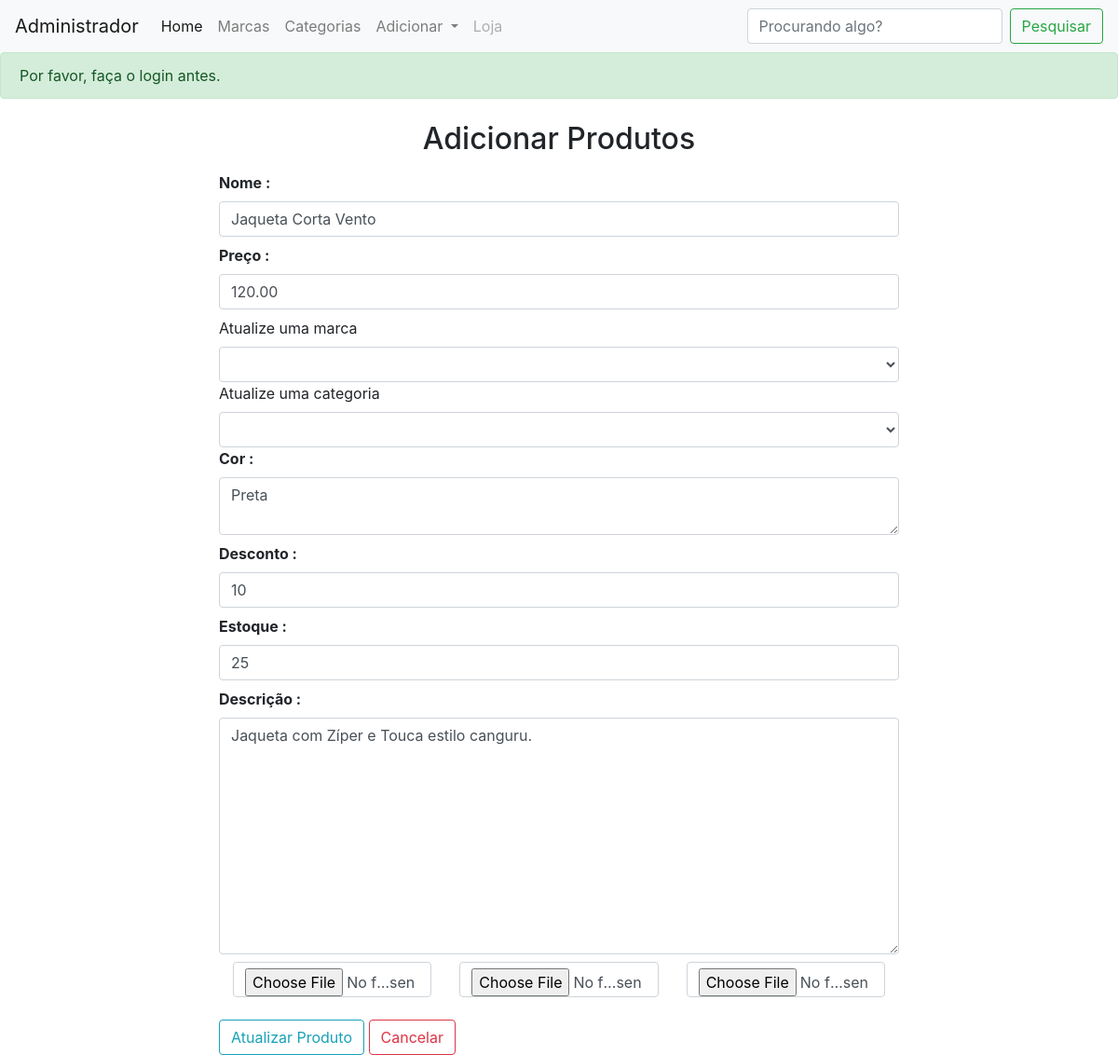
The app's page /updateproduto/1, older data.
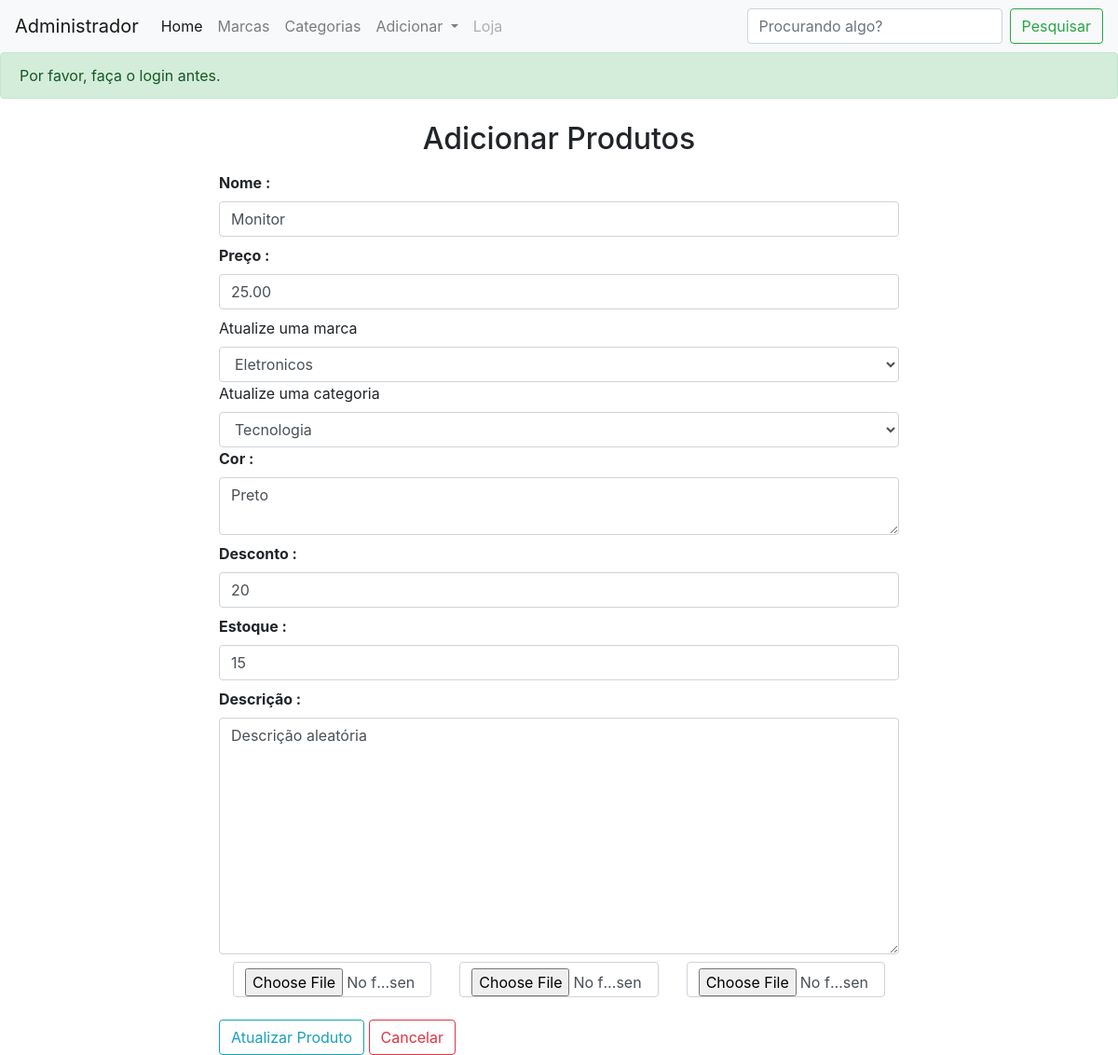
The same page, newer data.
### shop/products/models.py (models this page shows, shortened)
class Produtos(db.Model):
    id = db.Column(db.Integer, primary_key=True)
    name = db.Column(db.String(80), nullable=False)
    price = db.Column(db.Numeric(10,2), nullable=False)
    discount = db.Column(db.Integer, default=0)
    stock = db.Column(db.Integer, nullable=False)
    colors = db.Column(db.Text, nullable=False)
    description = db.Column(db.Text, nullable=False)
    pub_date = db.Column(db.DateTime, nullable=False, default=datetime.utcnow)
    marca_id = db.Column(db.Integer, db.ForeignKey('marcas.id', ondelete='CASCADE'), nullable=False)
    marca = db.relationship('Marcas', backref=db.backref('marcas', lazy=True))
    categoria_id = db.Column(db.Integer, db.ForeignKey('categorias.id', ondelete='CASCADE'), nullable=False)
    categoria = db.relationship('Categorias', backref=db.backref('categorias', lazy=True))
    img1 = db.Column(db.String(150), nullable=False, default="image.jpeg")
    img2 = db.Column(db.String(150), nullable=False, default="image.jpeg")
    img3 = db.Column(db.String(150), nullable=False, default="image.jpeg")

class Marcas(db.Model):
    id = db.Column(db.Integer, primary_key=True)
    name = db.Column(db.String(30), nullable=False, unique=True)

class Categorias(db.Model):
    id = db.Column(db.Integer, primary_key=True)
    name = db.Column(db.String(30), nullable=False, unique=True)

### shop/products/routes.py (the view, shortened to what this page needs)
@app.route('/updateproduto/<int:id>', methods=['GET', 'POST'])
def updateproduto(id):
    conferir_login()
    marcas = Marcas.query.all()
    categorias = Categorias.query.all()
    produto = Produtos.query.get_or_404(id)
    form = AddProdutos(request.form)
    form.name.data = produto.name
    form.price.data = produto.price
    form.stock.data = produto.stock
    form.colors.data = produto.colors
    form.discount.data = produto.discount
    form.description.data = produto.description
    return render_template('/products/updateproduto.html',
                           form=form,
                           produto=produto,
                           categorias=categorias,
                           marcas=marcas,
                           title="Atualizar Produtos")

### shop/products/forms.py
class AddProdutos(Form):
    name = StringField('Nome :', [validators.DataRequired()])
    price = DecimalField('Preço :', [validators.DataRequired()])
    discount = IntegerField('Desconto :', [validators.DataRequired()])
    stock = IntegerField('Estoque :', [validators.DataRequired()])
    description = TextAreaField('Descrição :', [validators.DataRequired()])
    colors = TextAreaField('Cor :', [validators.DataRequired()])
    img1 = FileField('Imagem 1', validators=[FileAllowed(['jpg', 'png', 'jpeg'], 'Apenas imagens são permitidas.'), FileRequired()])
    img2 = FileField('Imagem 2', validators=[FileAllowed(['jpg', 'png', 'jpeg'], 'Apenas imagens são permitidas.'), FileRequired()])
    img3 = FileField('Imagem 3', validators=[FileAllowed(['jpg', 'png', 'jpeg'], 'Apenas imagens são permitidas.'), FileRequired()])

### shop/products/routes.py (called while the page is built)
def conferir_login():
    if 'email' not in session:
        flash(f'Por favor, faça o login antes.', 'success')
        return redirect(url_for('login'))

### shop/templates/products/updateproduto.html
{% extends "layoutadmin.html" %}
{% block content %}
{% include "_messages.html" %}
<div class="container">
  <div class="row">
  <div class="col-md-2"></div>
  <div class="col-md-8">
    <h2 class="text-center p-2">Adicionar Produtos</h2>
    {% from "_formhelpers.html" import render_field %}
    <form action="" method="POST" enctype="multipart/form-data">
      {{ render_field(form.name, class="form-control", placeholder="Nome do Produto") }}
      {{ render_field(form.price, class="form-control", placeholder="Preço do Produto") }}
      <label for="marca">Atualize uma marca</label>
      <select name="marca" id="marca" class="form-control" required>
        <option value="{{produto.marca_id}}">{{produto.marca.name}}</option>
        {% for marca in marcas %}
        <option value="{{marca.id}}">{{marca.name}}</option>
        {% endfor %}
      </select>
      <label for="categoria">Atualize uma categoria</label>
      <select name="categoria" id="categoria" class="form-control" required>
        <option value="{{produto.categoria_id}}">{{produto.categoria.name}}</option>
        {% for categoria in categorias %}
        <option value="{{categoria.id}}">{{categoria.name}}</option>
        {% endfor %}
      </select>
      {{ render_field(form.colors, class="form-control", placeholder="Cores do Produto") }}
      {{ render_field(form.discount, class="form-control", placeholder="Desconto do Produto") }}
      {{ render_field(form.stock, class="form-control", placeholder="Estoque do Produto") }}
      {{ render_field(form.description, class="form-control", placeholder="Descrição do Produto", rows="10") }}
      <div class="container">
        <div class="row">
          <div class="col-md-4"><input type="file" name="img1" class="form-control"></div>
          <div class="col-md-4"><input type="file" name="img2" class="form-control"></div>
          <div class="col-md-4"><input type="file" name="img3" class="form-control"></div>
        </div>
      </div>
      <button type="submit" class="btn btn-outline-info mt-4">Atualizar Produto</button>
      <a href="{{url_for('admin')}}" class="btn btn-outline-danger mt-4">Cancelar</a>
    </form>
  </div>
  <div class="col-md-2"></div>
</div>
</div>
{% endblock content %}

### shop/templates/_formhelpers.html (shortened to what this page needs)
{% macro render_field(field) %}
<dt>{{ field.label }}
<dd>{{ field(**kwargs)|safe }}
</dd>
{% endmacro %}

Row changes from the older to the newer data that the page shows:
changed Produtos: name "Jaqueta Corta Vento" → "Monitor"; price "120.00" → "25.00"; colors "Preta" → "Preto"; discount "10" → "20"; stock "25" → "15"; description "Jaqueta com Zíper e Touca estilo canguru." → "Descrição aleatória"
now on this page (row edited): Marcas: marca "Eletronicos"
now on this page (row edited): Categorias: categoria "Tecnologia"
